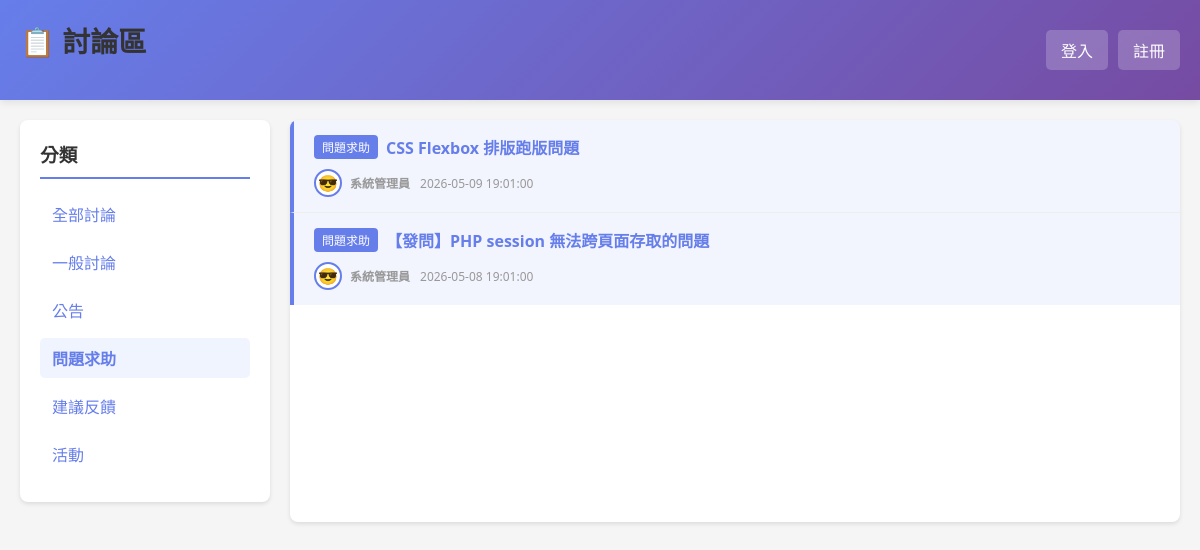
The app's page /?category=2 with its own data.
### tables this page shows
CREATE TABLE categories (
    id INT AUTO_INCREMENT PRIMARY KEY,
    name VARCHAR(100) NOT NULL UNIQUE,
    description TEXT,
    created_at TIMESTAMP DEFAULT CURRENT_TIMESTAMP
);

CREATE TABLE news (
    id INT AUTO_INCREMENT PRIMARY KEY,
    category_id INT NOT NULL,
    title VARCHAR(200) NOT NULL,
    content TEXT NOT NULL,
    member_id INT NOT NULL,
    created_at TIMESTAMP DEFAULT CURRENT_TIMESTAMP,
    FOREIGN KEY (category_id) REFERENCES categories(id) ON DELETE CASCADE,
    FOREIGN KEY (member_id) REFERENCES members(id) ON DELETE CASCADE,
    INDEX idx_created_at (created_at),
    INDEX idx_member_id (member_id),
    INDEX idx_category_id (category_id)
);

CREATE TABLE members (
    id INT AUTO_INCREMENT PRIMARY KEY,
    username VARCHAR(100) NOT NULL UNIQUE,
    password VARCHAR(255) NOT NULL,
    nickname VARCHAR(100) NOT NULL,
    color VARCHAR(7) DEFAULT '#FFFFFF',
    avatar VARCHAR(100),
    is_admin TINYINT(1) DEFAULT 0,
    profile_complete TINYINT(1) DEFAULT 0,
    created_at TIMESTAMP DEFAULT CURRENT_TIMESTAMP,
    INDEX idx_username (username)
);

### auth.php (called while the page is built, shortened)
<?php
if (!function_exists('is_logged_in')) {
    function is_logged_in()
    {
        return isset($_SESSION['user_id']) && isset($_SESSION['username']);
    }
}
if (!function_exists('escape')) {
    function escape($text)
    {
        return htmlspecialchars((string)$text, ENT_QUOTES, 'UTF-8');
    }
}
?>

### index.php (the view, shortened to what this page needs)
<?php
require 'auth.php';
$user = is_logged_in() ? get_current_user() : [];
$selected_category = intval(isset($_GET['category']) ? $_GET['category'] : 0);
try {
    $stmt = $pdo->query('SELECT id, name FROM categories ORDER BY name');
    $categories = $stmt->fetchAll();
    if ($selected_category > 0) {
        $stmt = $pdo->prepare('
            SELECT n.id, n.title, c.name as category_name,
                m.nickname, m.avatar, m.color, n.created_at, /* 加入了 m.color */
                COUNT(r.id) as reply_count
            FROM news n
            LEFT JOIN replies r ON n.id = r.news_id
            LEFT JOIN members m ON n.member_id = m.id
            LEFT JOIN categories c ON n.category_id = c.id
            WHERE n.category_id = ?
            GROUP BY n.id
            ORDER BY n.created_at DESC
        ');
        $stmt->execute([$selected_category]);
    }
    $news = $stmt->fetchAll();
} catch (PDOException $e) {
    $categories = [];
    $news = [];
}
?>
<!DOCTYPE html>
<html lang="zh-Hant">
<head>
    <link rel="stylesheet" href="styles.css">
</head>
<body>
    <?php
    $header_style = 'linear-gradient(135deg, #667eea 0%, #764ba2 100%)';
    ?>
    <div class="header" style="background: <?= $header_style ?>; color: white;">
        <div class="header-content">
            <h1>📋 討論區</h1>
            <div class="user-info">
                <?php if (is_logged_in()): ?>
                    <!-- <span class="avatar-display" style="
                        background: #fff;
                        border: 4px solid <?= isset($user['color']) ? escape($user['color']) : '#fff' ?>;
                        border-radius: 50%;
                        width: 50px;
                        height: 50px;
                        display: flex;
                        align-items: center;
                        justify-content: center;
                        font-size: 32px;
                        box-shadow: 0 2px 8px rgba(0,0,0,0.2);
                    ">
                        <?= isset($user['avatar']) && $user['avatar'] ? escape($user['avatar']) : '😀' ?>
                    </span>
                    <div class="user-name" style="color: white; text-shadow: 1px 1px 2px rgba(0,0,0,0.2);">
                        <strong style="font-size: 16px;"><?= isset($user['nickname']) ? escape($user['nickname']) : 'User' ?></strong><br>
                        <small style="opacity: 0.8;">@<?= isset($user['username']) ? escape($user['username']) : '' ?></small>
                    </div> -->
                    <div class="nav-links">
                        <a href="edit_profile.php">編輯檔案</a>
                        <?php if (is_admin()): ?>
                            <a href="admin_panel.php">管理員</a>
                        <?php endif; ?>
                        <a href="logout.php">登出</a>
                    </div>
                <?php else: ?>
                    <div class="nav-links">
                        <a href="login.php">登入</a>
                        <a href="register.php">註冊</a>
                    </div>
                <?php endif; ?>
            </div>
        </div>
    </div>
    <div class="container">
        <div class="row">
            <div class="sidebar">
                <h3>分類</h3>
                <ul class="category-list">
                    <li><a href="index.php" <?= $selected_category == 0 ? 'class="active"' : '' ?>>全部討論</a></li>
                    <?php foreach ($categories as $cat): ?>
                        <li>
                            <a href="?category=<?= $cat['id'] ?>"
                               <?= $selected_category == $cat['id'] ? 'class="active"' : '' ?>>
                                <?= escape($cat['name']) ?>
                            </a>
                        </li>
                    <?php endforeach; ?>
                </ul>
            </div>
            <div class="main-content">
                <div class="news-list">
    <?php if (empty($news)): ?>
        <p class="empty">目前沒有討論。</p>
    <?php else: ?>
        <?php foreach ($news as $item): ?>
            <div class="news-item" style="background-color: <?= isset($item['color']) && $item['color'] ? escape($item['color']) . '15' : '#ffffff' ?>; border-left: 4px solid <?= isset($item['color']) && $item['color'] ? escape($item['color']) : '#eee' ?>;">
                <div class="news-header">
                    <div style="flex-grow: 1;">
                        <div class="news-title" style="display: flex; align-items: center; gap: 8px;">
                            <?php if ($item['category_name']): ?>
                                <span class="category-badge" style="background-color: <?= isset($item['color']) && $item['color'] ? escape($item['color']) : '#667eea' ?>; color: white; padding: 3px 8px; border-radius: 4px; font-size: 12px; font-weight: normal; white-space: nowrap;">
                                    <?= escape($item['category_name']) ?>
                                </span>
                            <?php endif; ?>
                            <a href="show_news.php?id=<?= $item['id'] ?>">
                                <?= escape($item['title']) ?>
                            </a>
                        </div>
                    </div>
                </div>
                <div class="news-meta">
                    <span class="author-info">
                        <span style="
                            display: inline-flex;
                            align-items: center;
                            justify-content: center;
                            width: 28px;
                            height: 28px;
                            border: 2px solid <?= isset($item['color']) && $item['color'] ? escape($item['color']) : '#ccc' ?>;
                            border-radius: 50%;
                            background: #fff;
                            font-size: 16px;
                        ">
                            <?= isset($item['avatar']) && $item['avatar'] ? escape($item['avatar']) : '😀' ?>
                        </span>
                        <strong><?= isset($item['nickname']) ? escape($item['nickname']) : '匿名' ?></strong>
                    </span>
                    <span><?= isset($item['created_at']) ? escape($item['created_at']) : '' ?></span>
                </div>
            </div>
        <?php endforeach; ?>
    <?php endif; ?>
</div>
            </div>
        </div>
    </div>
</body>
</html>

### styles.css (style rules this page uses)
* { margin: 0; padding: 0; box-sizing: border-box; }
body { font-family: system-ui, -apple-system, Arial, sans-serif; background: #f5f5f5; color: #333; }
.header { background: linear-gradient(135deg, #667eea 0%, #764ba2 100%); color: white; padding: 20px; box-shadow: 0 2px 8px rgba(0,0,0,0.1); }
.header h1 { font-size: 28px; }
.container { max-width: 1200px; margin: 20px auto; padding: 0 20px; }
.card, .form-box, .sidebar { background: white; padding: 20px; border-radius: 8px; box-shadow: 0 2px 4px rgba(0,0,0,0.1); margin-bottom: 20px; }
a { color: #667eea; text-decoration: none; }
h1 { margin-bottom: 20px; color: #333; }
h3 { margin-bottom: 15px; color: #333; }
ul { list-style: none; }
.row { display: grid; grid-template-columns: 1fr; gap: 20px; }

### index.php (style rules this page uses)
.header-content { max-width: 1200px; margin: 0 auto; display: flex; justify-content: space-between; align-items: center; }
.header h1 { font-size: 28px; }
.user-info { display: flex; align-items: center; gap: 15px; }
.nav-links { display: flex; gap: 10px; }
.nav-links a { padding: 8px 15px; background: rgba(255,255,255,0.2); color: white; text-decoration: none; border-radius: 5px; transition: background 0.3s; }
.row { display: grid; grid-template-columns: 250px 1fr; gap: 20px; }
.sidebar { background: white; border-radius: 8px; padding: 20px; box-shadow: 0 2px 4px rgba(0,0,0,0.1); height: fit-content; }
.sidebar h3 { margin-bottom: 15px; color: #333; border-bottom: 2px solid #667eea; padding-bottom: 10px; }
.category-list { list-style: none; }
.category-list li { margin-bottom: 8px; }
.category-list a { display: block; padding: 8px 12px; color: #667eea; text-decoration: none; border-radius: 5px; transition: background 0.3s; }
.category-list a:hover, .category-list a.active { background: #f0f4ff; font-weight: bold; }
.main-content { background: white; border-radius: 8px; overflow: hidden; box-shadow: 0 2px 4px rgba(0,0,0,0.1); }
.news-list { max-height: 800px; overflow-y: auto; }
.news-item { padding: 15px 20px; border-bottom: 1px solid #eee; transition: background 0.3s; }
.news-item:last-child { border-bottom: none; }
.news-header { display: flex; justify-content: space-between; align-items: start; margin-bottom: 10px; }
.news-title { font-size: 16px; font-weight: bold; }
.news-title a { color: #667eea; text-decoration: none; }
.news-meta { font-size: 12px; color: #999; display: flex; align-items: center; gap: 10px; }
.author-info { display: flex; align-items: center; gap: 8px; }

### records on screen
categories: name "一般討論"
categories: name "公告"
categories: name "問題求助"
categories: name "建議反饋"
categories: name "活動"
news: category.name "問題求助", title "CSS Flexbox 排版跑版問題", member.avatar "😎", member.nickname "系統管理員", created_at "2026-05-09 19:01:00"
news: category.name "問題求助", title "【發問】PHP session 無法跨頁面存取的問題", member.avatar "😎", member.nickname "系統管理員", created_at "2026-05-08 19:01:00"
